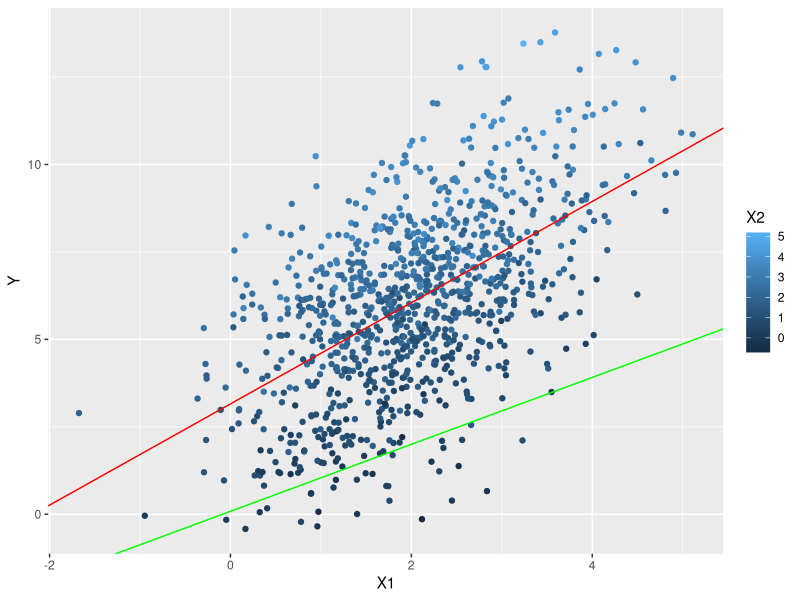
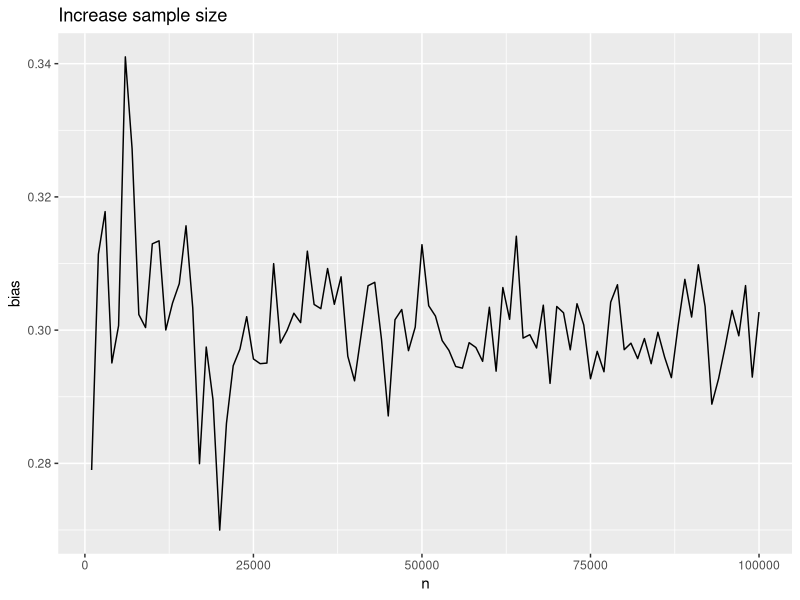
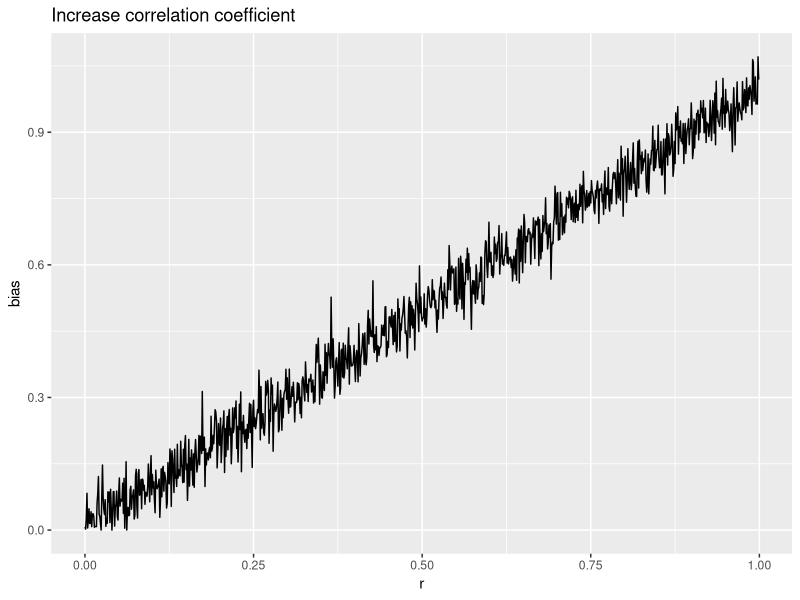
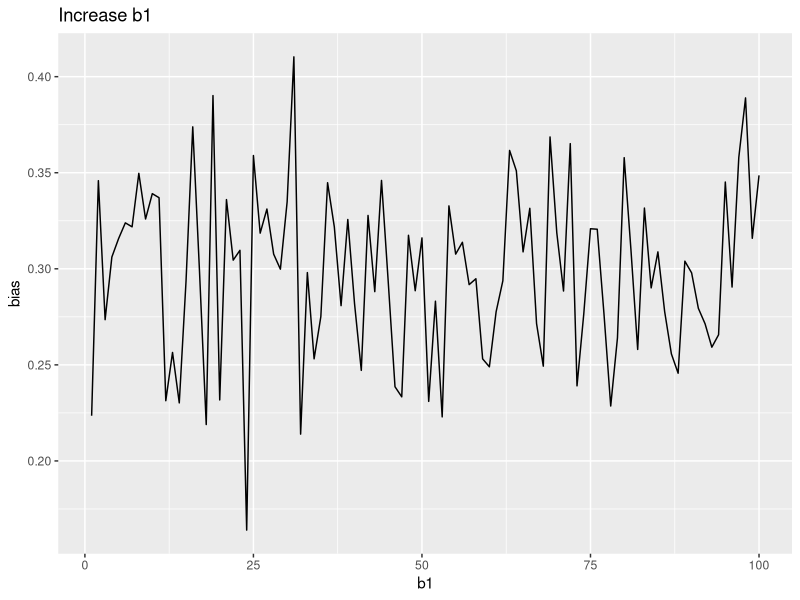
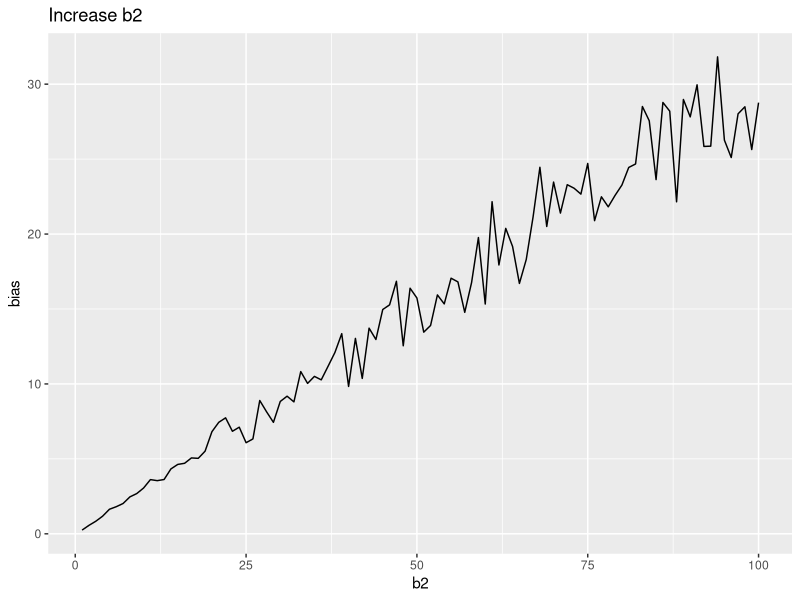

Generate these figures, in order, with R:
## ---- chunk 1
knitr::opts_chunk$set(echo = TRUE, cache = TRUE)
## ---- chunk 2
library(MASS)
# we are really generating x* and c and using a common variance
xStarAndC <- mvrnorm(1000, c(20, 15), matrix(c(1, 0.5, 0.5, 1), 2, 2))
xStar <- xStarAndC[, 1]
c <- xStarAndC[, 2]
z <- rnorm(1000)
x <- xStar + z
y <- 1 + x + c + rnorm(1000, 0, 0.5)
## ---- chunk 3
library(MASS)
library(tidyverse)
nobs = 1000

r1 = 0.3
b1 = 1
b2 = 2

mt = matrix(c(1, r1, r1, 1),
            nrow = 2, ncol = 2)

dat = data.frame(mvrnorm(n=1000, mu=rep(2,2), Sigma = mt))
dat = mutate(dat, Y = b1*X1 + b2*X2 + rnorm(nobs, 0, 1) )

lmfitT = lm(Y ~ X1 + X2, data = dat)
(coeffT = summary(lmfitT)$coefficients[,1])

lmfitF = lm(Y ~ X1, data = dat)
(coeffF = summary(lmfitF)$coefficients[,1])

coeffT[2] - coeffF[2]

ggplot(dat, aes(x = X1, y = Y, color = X2)) + geom_point() + 
  geom_abline(intercept = coeffT[1], slope = coeffT[2], color = "green") + 
  geom_abline(intercept = coeffF[1], slope = coeffF[2], color = "red")
## ---- chunk 4
##### function ######
onefunction = function(nobs = 1000, r1 = 0.3, b1 = 1, b2 = 1){
  mt = matrix(c(1, r1, r1, 1),
            nrow = 2, ncol = 2)

  dat = data.frame(mvrnorm(n=nobs, mu=rep(2,2), Sigma = mt))
  dat = mutate(dat, Y = b1*X1 + b2*X2 + rnorm(nobs, 0, 1) )
  
  lmfitT = lm(Y ~ X1 + X2, data = dat)
  coeffT = summary(lmfitT)$coefficients[,1]
  lmfitF = lm(Y ~ X1, data = dat)
  coeffF = summary(lmfitF)$coefficients[,1]
  
  return(coeffF[2])
}

# increase the number of obs
bias = vector(length = 100L)
for (i in (1:100)*1000){
  bias[i/1000] = abs(onefunction(nobs = i) - 1)
}

data.frame(n = (1:100)*1000, bias = bias) %>% 
  ggplot(aes(x = n, y = bias)) + geom_line() + 
  ggtitle("Increase sample size")
## ---- chunk 5
# increase the number of obs
bias = vector(length = 1000L)
for (i in (0:999)/1000){
  bias[i*1000 + 1] = abs(onefunction(r1 = i) - 1)
}

data.frame(r = (0:999)/1000, bias = bias) %>% 
  ggplot(aes(x = r, y = bias)) + geom_line() +
  ggtitle("Increase correlation coefficient")
## ---- chunk 6
bias = vector(length = 100L)
for (i in 1:100){
  bias[i] = abs(onefunction(b1 = i, b2 = 1) - i)
}

data.frame(b1 = 1:100, bias = bias) %>% 
  ggplot(aes(x = b1, y = bias)) + geom_line() +
  ggtitle("Increase b1")
## ---- chunk 7
# increase the number of obs
bias = vector(length = 100L)
for (i in 1:100){
  bias[i] = abs(onefunction(b2 = i) - 1)
}

data.frame(b2 = 1:100, bias = bias) %>% 
  ggplot(aes(x = b2, y = bias)) + geom_line() +
  ggtitle("Increase b2")
## ---- chunk 8
library(MASS)
nobs = 1000

r1 = 0.3
r2 = 0.5
r3 = 0.8

mt = matrix(c(1, 0.3, 0.5, 0.8, 
              0.3, 1, 0, 0,
              0.5, 0, 1, 0,
              0.8, 0, 0, 1),
            nrow =3, ncol = 3)

x1 = rnorm(nobs, 2, 2)


## ---- chunk 9
library(MASS)
nobs = 1000

r1 = 0.3
r2 = 0.5
r3 = 0.8

mt = matrix(c(1, 0.3, 0.5, 0.8, 
              0.3, 1, 0, 0,
              0.5, 0, 1, 0,
              0.8, 0, 0, 1),
            nrow =3, ncol = 3)

x1 = rnorm(nobs, 2, 2)


